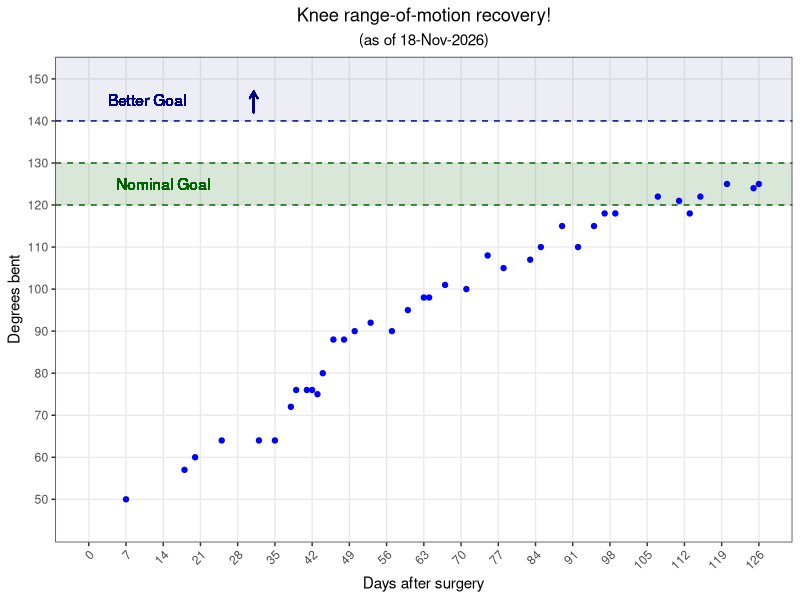
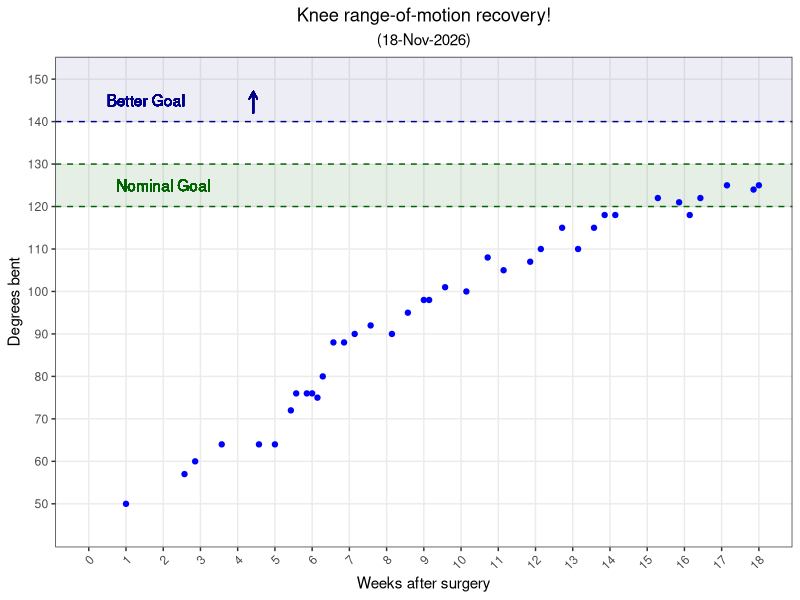
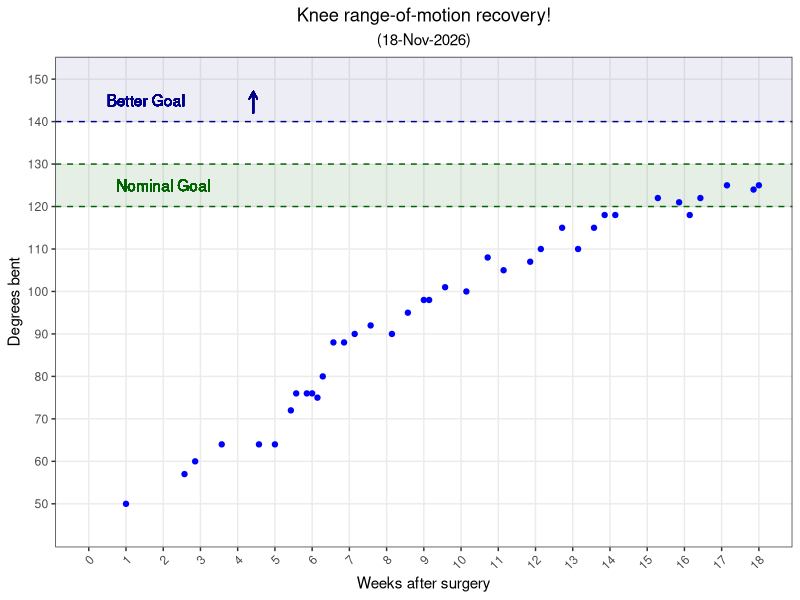

Write R code to recreate these figures, in order.
library(tidyverse)

df <- read.table("knee-range-of-motion.tsv", sep = "\t", header = TRUE)

curr_date <- format(Sys.time(), "%d-%b-%Y")

## plotting with days on X axis
max_day_for_plot <- ceiling(df[2] %>% max() / 7) * 7

# with ideal deadline vertical line
# plot_days <- ggplot(df, aes(x = Days.after.surgery, y = Degrees.bent)) + geom_point(color = "blue") +
#     labs(y = "Degrees bent", x = "Days after surgery", title = "Knee range-of-motion recovery!",
#          subtitle = paste0("(as of ", curr_date, ")")) +
#     ylim(45,150) +
#     scale_x_continuous(breaks=seq(0,max_day_for_plot,7), limits = c(0,max_day_for_plot), minor_breaks = NULL) +
#     geom_hline(yintercept = 130, linetype = "dashed", color = "darkblue") +
#     geom_text(x = 14, y = 125, label = "Nominal Goal", color = "darkblue") +
#     geom_hline(yintercept = 140, linetype = "dashed", color = "darkgreen") +
#     geom_text(x = 11, y = 145, label = "Better Goal", color = "darkgreen") +
#     geom_vline(xintercept = 84, linetype = "dashed", color = "red") +
#     geom_text(x = 63, y = 57.5, label = "Ideal deadline", color = "red") +
#     geom_text(x = 63, y = 52.5, label = "(12 weeks)", color = "red", size = 3) +
#     theme_bw() +
#     theme(plot.title = element_text(hjust = 0.5), plot.subtitle = element_text(hjust = 0.5)) +
#     theme(axis.text.x = element_text(angle = 45, hjust = 1, vjust = 1))

plot_days <- ggplot(df, aes(x = Days.after.surgery, y = Degrees.bent)) + 
    labs(y = "Degrees bent", x = "Days after surgery", title = "Knee range-of-motion recovery!",
         subtitle = paste0("(as of ", curr_date, ")")) +
    scale_y_continuous(breaks=seq(50, 150, 10), limits = c(45, 150), minor_breaks = NULL) +
    scale_x_continuous(breaks=seq(0,max_day_for_plot,7), limits = c(0,max_day_for_plot), minor_breaks = NULL) +
    geom_hline(yintercept = 130, linetype = "dashed", color = "darkgreen") +
    geom_hline(yintercept = 120, linetype = "dashed", color = "darkgreen") +
    geom_text(x = 14, y = 125, label = "Nominal Goal", color = "darkgreen") +
    annotate("rect", xmin = -Inf, xmax = Inf, ymin = 120, ymax = 130, alpha = 0.15, fill = "darkgreen") +
    annotate("rect", xmin = -Inf, xmax = Inf, ymin = 140, ymax = Inf, alpha = 0.07, fill = "darkblue") +
    geom_hline(yintercept = 140, linetype = "dashed", color = "darkblue") +
    geom_text(x = 11, y = 145, label = "Better Goal", color = "darkblue") +
    geom_point(color = "blue") +
    geom_segment(aes(x = 31, y = 142, xend = 31, yend = 147), color = "darkblue", lineend = "round", linejoin = "mitre", size = 0.5, 
        arrow = arrow(length = unit(2, "mm"))) +
    theme_bw() +
    theme(plot.title = element_text(hjust = 0.5), plot.subtitle = element_text(hjust = 0.5)) +
    theme(axis.text.x = element_text(angle = 45, hjust = 1, vjust = 1))



## plotting with weeks on X axis
num_total_weeks <- ceiling(df[2] %>% max() / 7)

# with ideal deadline vertical line
# plot_weeks <- ggplot(df, aes(x = Days.after.surgery / 7, y = Degrees.bent)) + geom_point(color = "blue") +
#     labs(y = "Degrees bent", x = "Weeks after surgery", title = "Knee range-of-motion recovery!",
#          subtitle = paste0("(", curr_date, ")")) +
#     ylim(45,150) +
#     scale_x_continuous(breaks=seq(0, num_total_weeks, 1), limits = c(0, num_total_weeks), minor_breaks = NULL) +
#     geom_hline(yintercept = 130, linetype = "dashed", color = "darkblue") +
#     geom_text(x = 2, y = 135, label = "Nominal Goal", color = "darkblue") +
#     geom_hline(yintercept = 140, linetype = "dashed", color = "darkgreen") +
#     geom_text(x = 2, y = 145, label = "Better Goal", color = "darkgreen") +
#     geom_vline(xintercept = 12, linetype = "dashed", color = "red") +
#     geom_text(x = 9, y = 55, label = "Ideal deadline", color = "red") +
#     theme_bw() +
#     theme(plot.title = element_text(hjust = 0.5), plot.subtitle = element_text(hjust = 0.5)) +
#     theme(axis.text.x = element_text(angle = 45, hjust = 1, vjust = 1))

plot_weeks <- ggplot(df, aes(x = Days.after.surgery / 7, y = Degrees.bent)) + 
    labs(y = "Degrees bent", x = "Weeks after surgery", title = "Knee range-of-motion recovery!",
        subtitle = paste0("(", curr_date, ")")) +
    scale_y_continuous(breaks=seq(50, 150, 10), limits = c(45, 150), minor_breaks = NULL) +
    scale_x_continuous(breaks=seq(0, num_total_weeks, 1), limits = c(0, num_total_weeks), minor_breaks = NULL) +
    annotate("rect", xmin = -Inf, xmax = Inf, ymin = 120, ymax = 130, alpha = 0.10, fill = "darkgreen") +
    geom_hline(yintercept = 130, linetype = "dashed", color = "darkgreen") +
    geom_hline(yintercept = 120, linetype = "dashed", color = "darkgreen") +
    geom_text(x = 2, y = 125, label = "Nominal Goal", color = "darkgreen") +
    annotate("rect", xmin = -Inf, xmax = Inf, ymin = 140, ymax = Inf, alpha = 0.07, fill = "darkblue") +
    geom_hline(yintercept = 140, linetype = "dashed", color = "darkblue") +
    geom_text(x = 1.53, y = 145, label = "Better Goal", color = "darkblue") +
    geom_point(color = "blue") +
    geom_segment(aes(x = 4.42, y = 142, xend = 4.42, yend = 147), color = "darkblue", lineend = "round", linejoin = "mitre", size = 0.5, 
        arrow = arrow(length = unit(2, "mm"))) +
    theme_bw() +
    theme(plot.title = element_text(hjust = 0.5), plot.subtitle = element_text(hjust = 0.5)) +
    theme(axis.text.x = element_text(angle = 45, hjust = 1, vjust = 1))


# writing out pdfs
pdf(paste0(curr_date, "-knee-ROM-progress-days.pdf"), width = 5, height = 4)
plot_days
dev.off()

pdf(paste0(curr_date, "-knee-ROM-progress-weeks.pdf"), width = 5, height = 4)
plot_weeks
dev.off()

# writing out latest as png for github readme
png(paste0("latest-knee-ROM-progress-weeks-plot.png"), units = "in", res = 144, width = 5, height = 4)
plot_weeks
dev.off()
